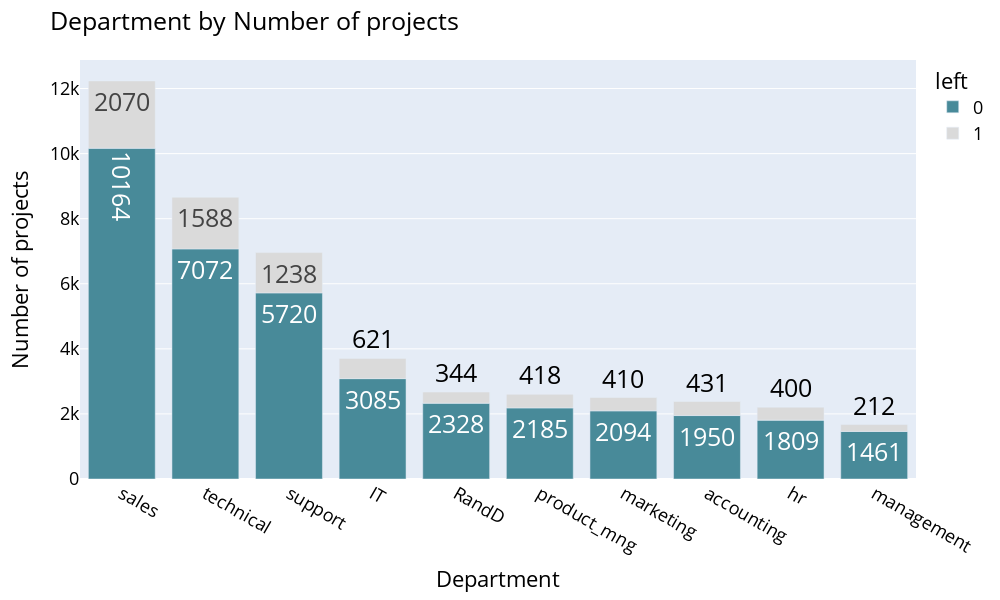

Source (notebook cell):
### Code cell
# Bar chart 1: by department and left
df_group = df_clean.groupby(['department','left'])['number_project'].sum().sort_values(ascending=False).reset_index()
df_group['left'] = df_group['left'].astype(str)
#sns.barplot(df_group, x="department", y=df_group.index)
# Bar chart 2: by department and stasifaction_level
color_mapping = {'1' : '#DADADA',
                 '0':'#488A99' }

fig= px.bar(df_group, x="department", y="number_project", width=1000, height=600,color_discrete_map=color_mapping,color="left",text="number_project")
fig.update_layout(title='Department by Number of projects',
                   xaxis_title='Department',
                   yaxis_title='Number of projects',
                   font=dict(
                    size=18,  # Set the font size here
                    color="Black"
    ))
fig.update_traces(textfont_size=25)
fig.show()

### Figure 1 — Plotly figure (JSON) as saved in the notebook; plotly's stock layout.template omitted (floating-point values rounded to 4 significant figures)
{"data": [{"alignmentgroup": "True", "hovertemplate": "left=0<br>department=%{x}<br>number_project=%{text}<extra></extra>", "legendgroup": "0", "marker": {"color": "#488A99", "pattern": {"shape": ""}}, "name": "0", "offsetgroup": "0", "orientation": "v", "showlegend": true, "text": [10164, 7072, 5720, 3085, 2328, 2185, 2094, 1950, 1809, 1461], "textfont": {"size": 25}, "textposition": "auto", "type": "bar", "x": ["sales", "technical", "support", "IT", "RandD", "product_mng", "marketing", "accounting", "hr", "management"], "xaxis": "x", "y": [10164, 7072, 5720, 3085, 2328, 2185, 2094, 1950, 1809, 1461], "yaxis": "y"}, {"alignmentgroup": "True", "hovertemplate": "left=1<br>department=%{x}<br>number_project=%{text}<extra></extra>", "legendgroup": "1", "marker": {"color": "#DADADA", "pattern": {"shape": ""}}, "name": "1", "offsetgroup": "1", "orientation": "v", "showlegend": true, "text": [2070, 1588, 1238, 621, 431, 418, 410, 400, 344, 212], "textfont": {"size": 25}, "textposition": "auto", "type": "bar", "x": ["sales", "technical", "support", "IT", "accounting", "product_mng", "marketing", "hr", "RandD", "management"], "xaxis": "x", "y": [2070, 1588, 1238, 621, 431, 418, 410, 400, 344, 212], "yaxis": "y"}], "layout": {"barmode": "relative", "font": {"color": "Black", "size": 18}, "height": 600, "legend": {"title": {"text": "left"}, "tracegroupgap": 0}, "margin": {"t": 60}, "title": {"text": "Department by Number of projects"}, "width": 1000, "xaxis": {"anchor": "y", "domain": [0, 1], "title": {"text": "Department"}}, "yaxis": {"anchor": "x", "domain": [0, 1], "title": {"text": "Number of projects"}}}}
